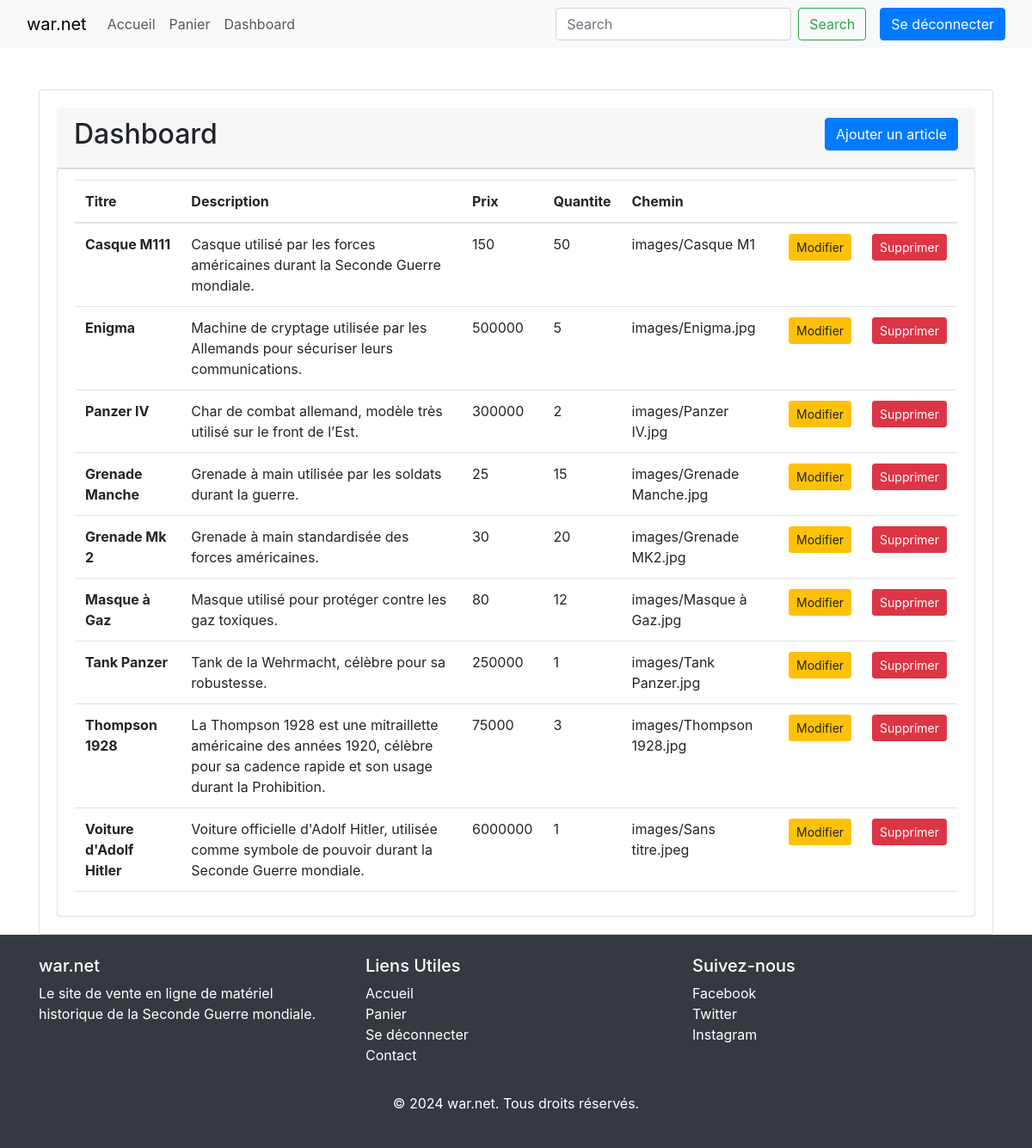
Before: /dashboard.php (signed in) with the older database file.
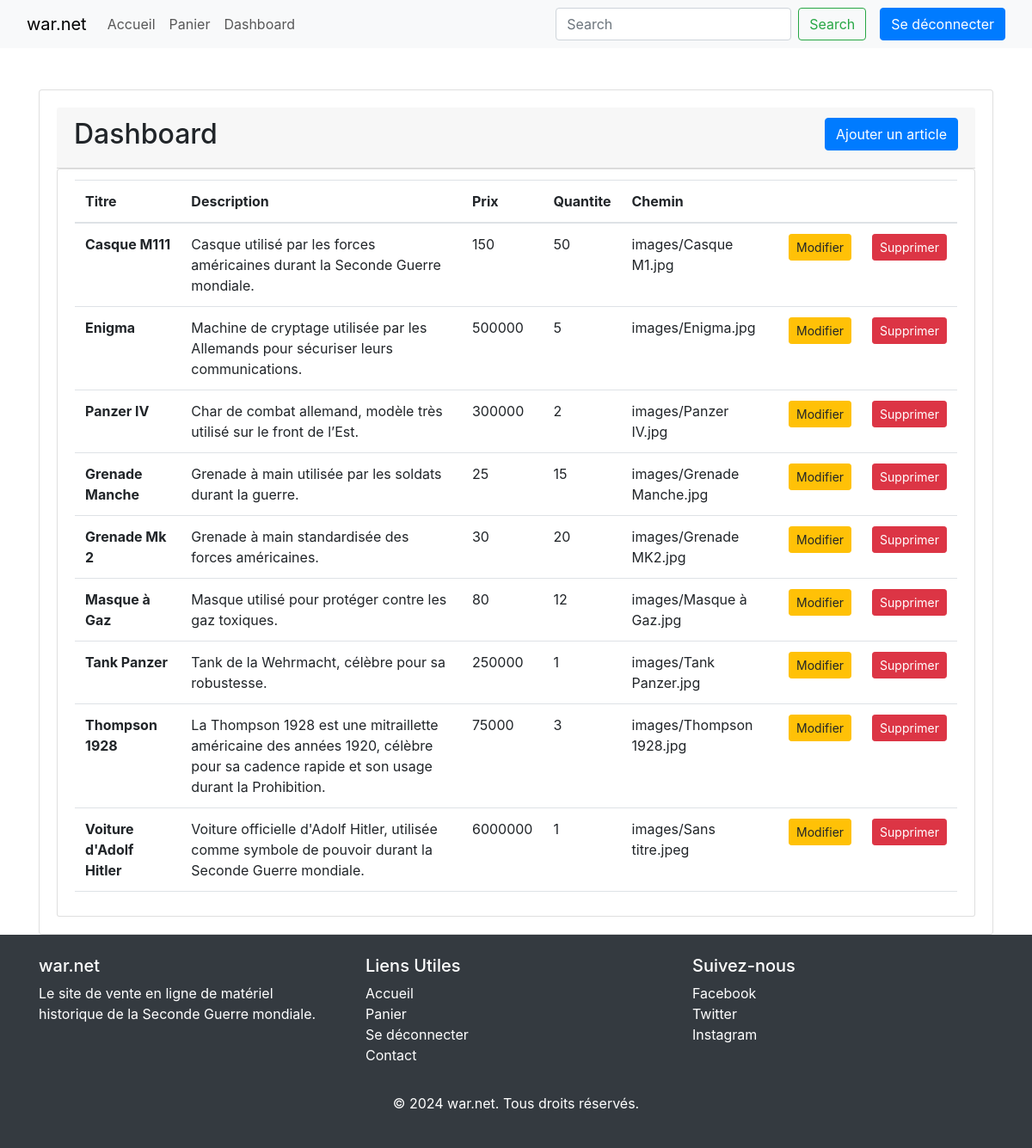
After: the same page with the newer database file.
### tables this page shows
CREATE TABLE IF NOT EXISTS `article` (
  `id` int NOT NULL AUTO_INCREMENT,
  `titre` varchar(255) DEFAULT NULL,
  `description` text,
  `prix` decimal(10,2) NOT NULL,
  `imageId` int DEFAULT NULL,
  `categorieId` int DEFAULT NULL,
  `quantiteDispo` int NOT NULL DEFAULT '0',
  PRIMARY KEY (`id`),
  KEY `imageId` (`imageId`),
  KEY `categorieId` (`categorieId`)
);

CREATE TABLE IF NOT EXISTS `image` (
  `id` int NOT NULL AUTO_INCREMENT,
  `chemin` varchar(255) DEFAULT NULL,
  `alt` varchar(255) DEFAULT NULL,
  PRIMARY KEY (`id`)
);

### dashboard.php (the view, shortened to what this page needs)
<?php
require_once('fonctions.php');
?>
<!DOCTYPE html>
<html lang="en">
<head>
    <link rel="stylesheet" href="node_modules\bootstrap\dist\css\bootstrap.css">
    <link href="https://cdn.jsdelivr.net/npm/bootstrap@5.3.0/dist/css/bootstrap.min.css" rel="stylesheet">
    <link rel="stylesheet" href="https://cdn.jsdelivr.net/npm/bootstrap@4.6.2/dist/css/bootstrap.min.css">
</head>
<body>
    <?php genererNav(); ?>
    <div class="container mt-5">
        <div id="main" class="card card-body">
            <div class="card-header d-flex justify-content-between">
                <h2 class="title d-md-inline-flex">Dashboard</h2>
                <button type="button" class="btn btn-primary d-md-inline-flex mb-2" onclick="window.location.href='ajout-materiel.php'">Ajouter un article</button>
            </div>
            <ul id="items" class="list-group">
                <li class="list-group-item">
                    <table class="table">
                        <thead>
                            <tr>
                                <th>Titre</th>
                                <th>Description</th>
                                <th>Prix</th>
                                <th>Quantite</th>
                                <th>Chemin</th>
                                <th></th>
                                <th></th>
                            </tr>
                        </thead>
                        <tbody>
                            <?php
                            $conn = connectionBD();
                            mysqli_set_charset($conn, "utf8mb4");
                            $sql = "SELECT Article.id, Article.titre, Article.description, Article.prix, Article.quantiteDispo, Image.chemin, Image.alt, Categorie.nom AS categorie
                            FROM Article
                            LEFT JOIN Image ON Article.imageId = Image.id
                            LEFT JOIN Categorie ON Article.categorieId = Categorie.id; ";
                            $result = $conn->query($sql);
                            ?>
                            <?php
                            foreach ($result as $article) { ?>
                                <tr>
                                    <th scope="row"><?= $article['titre'] ?></th>
                                    <td><?= $article['description'] ?></td>
                                    <td><?= $article['prix'] * 1 ?></td>
                                    <td><?= $article['quantiteDispo'] ?></td>
                                    <td><?= $article['chemin'] ?></td>
                                    <td> <button type="button " class="btn btn-warning btn-sm float-right btnModifier" data-bs-toggle="modal" data-bs-target="#fenetreModale-<?= $article['id'] ?>" data-id="<?= $article['id'] ?>">Modifier</button> </td>
                                    <td> <button class="btn btn-danger btn-sm float-right btnSupprimer" data-id="<?= $article['id'] ?>">Supprimer</button> </td>
                                </tr>
                            <?php
                            }
                            ?>
                        </tbody>
                    </table>
            </ul>
        </div>
    </div>
    <?php genererFooter(); ?>
</body>
</html>

### fonctions.php (shortened to what this page needs)
<?php
function genererNav() {
    echo '
    <nav class="navbar navbar-expand-lg bg-body-tertiary">
        <div class="container-fluid">
            <button class="navbar-toggler" type="button" data-bs-toggle="collapse" data-bs-target="#navbarTogglerDemo01" aria-controls="navbarTogglerDemo01" aria-expanded="false" aria-label="Toggle navigation">
                <span class="navbar-toggler-icon"></span>
            </button>
            <div class="collapse navbar-collapse" id="navbarTogglerDemo01">
                <a class="navbar-brand" href="index.php">war.net</a>
                <ul class="navbar-nav me-auto mb-2 mb-lg-0">
                    <li class="nav-item">
                        <a class="nav-link selected" aria-current="page" href="index.php">Accueil</a>
                    </li>
                    <li class="nav-item">
                        <a class="nav-link" href="panier.php">Panier</a>
                    </li>';
    if (isset($_SESSION['login']) && isset($_SESSION['pwd'])) {
        echo '
                    <li class="nav-item">
                        <a class="nav-link" href="dashboard.php">Dashboard</a>
                    </li>';
    }
    echo '
                </ul>
                <form class="d-flex" role="search">
                    <input class="form-control me-2" type="search" placeholder="Search" aria-label="Search">
                    <button class="btn btn-outline-success" type="submit">Search</button>
                </form>';
    if (isset($_SESSION['login']) && isset($_SESSION['pwd'])) {
        echo '
                <a href="logout.php" class="btn btn-primary ms-3" tabindex="-1" role="button" aria-disabled="true">Se déconnecter</a>';
    } else {
        echo '
                <a href="login.html" class="btn btn-primary ms-3" tabindex="-1" role="button" aria-disabled="true">Se connecter</a>';
    }
    echo '
            </div>
        </div>
    </nav>';
}
function genererFooter() {
    echo '<footer class="bg-dark text-white py-4">
    <div class="container">
        <div class="row">
            <div class="col-md-4">
                <h5>war.net</h5>
                <p>Le site de vente en ligne de matériel historique de la Seconde Guerre mondiale.</p>
            </div>
            <div class="col-md-4">
                <h5>Liens Utiles</h5>
                <ul class="list-unstyled">
                    <li><a href="index.php" class="text-white">Accueil</a></li>
                    <li><a href="panier.php" class="text-white">Panier</a></li>';
                    if (isset($_SESSION['login']) && isset($_SESSION['pwd'])) {
                        echo '
                                <li><a href="logout.php" class="text-white">Se déconnecter</a></li>';
                    } else {
                        echo '
                                <li><a href="login.html" class="text-white">Se connecter</a></li>';
                    }
                    echo '<li><a href="contact.php" class="text-white">Contact</a></li>
                </ul>
            </div>
            <div class="col-md-4">
                <h5>Suivez-nous</h5>
                <a href="#" class="text-white me-2"><i class="fab fa-facebook-f"></i> Facebook</a><br>
                <a href="#" class="text-white me-2"><i class="fab fa-twitter"></i> Twitter</a><br>
                <a href="#" class="text-white"><i class="fab fa-instagram"></i> Instagram</a>
            </div>
        </div>
        <div class="row mt-3">
            <div class="col text-center">
                <p>&copy; 2024 war.net. Tous droits réservés.</p>
            </div>
        </div>
    </div>
    </footer>';
}

Changed rows visible on the page:
changed through a linked row, article "Casque M111": imageId.chemin "images/Casque M1" → "images/Casque M1.jpg"
